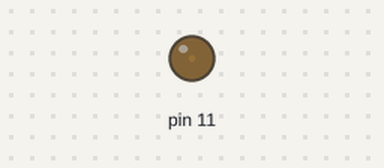
Recording of a sketch running on a simulated Arduino Uno, built with avr-gcc and run on an emulated ATmega328P. Shown: output pins drawn as LEDs (lit = HIGH).

Above: at 0.05 s.
At 1.15 s:
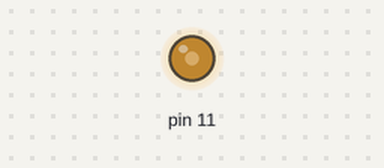
At 2.3 s:
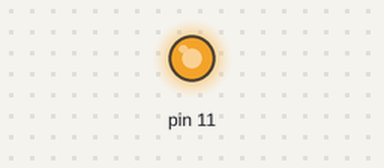
At 4.6 s:
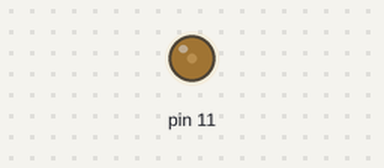
Timing chart, 0 to 6.7 s (numbered marks = the images above):
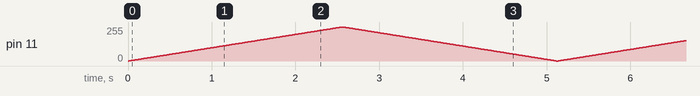

The sketch:

shield_buzzer_analogWrite.ino
```cpp
void setup() {
  // put your setup code here, to run once:
pinMode(11,OUTPUT);
}

void loop() {
  // put your main code here, to run repeatedly:
  int i;
   for (i = 0; i < 256; i++)
  {
    analogWrite(11, i);
    delay(10);
    if (i == 255)
      break;
  }
 for (i = 255; i > -1; i--)
  {
    analogWrite(11, i);
    delay(10);
    if (i == 0)
      break;
  }
}
```
